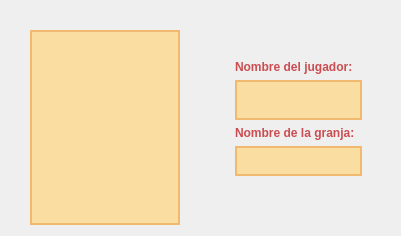
               <widget class="QWidget" name="customizeTopBox" native="true">
                <property name="maximumSize">
                 <size>
                  <width>16777215</width>
                  <height>350</height>
                 </size>
                </property>
                <layout class="QHBoxLayout" name="horizontalLayout_4">
                 <property name="leftMargin">
                  <number>30</number>
                 </property>
                 <property name="topMargin">
                  <number>30</number>
                 </property>
                 <property name="rightMargin">
                  <number>30</number>
                 </property>
                 <item>
                  <widget class="QWidget" name="characterWidget" native="true">
                   <layout class="QGridLayout" name="gridLayout_10">
                    <property name="leftMargin">
                     <number>0</number>
                    </property>
                    <property name="topMargin">
                     <number>0</number>
                    </property>
                    <property name="rightMargin">
                     <number>0</number>
                    </property>
                    <property name="bottomMargin">
                     <number>0</number>
                    </property>
                    <item row="0" column="0">
                     <widget class="CharacterPreview" name="characterPreview" native="true">
                      <property name="sizePolicy">
                       <sizepolicy hsizetype="Preferred" vsizetype="Preferred">
                        <horstretch>0</horstretch>
                        <verstretch>0</verstretch>
                       </sizepolicy>
                      </property>
                      <property name="minimumSize">
                       <size>
                        <width>150</width>
                        <height>150</height>
                       </size>
                      </property>
                      <property name="maximumSize">
                       <size>
                        <width>300</width>
                        <height>300</height>
                       </size>
                      </property>
                      <property name="styleSheet">
                       <string notr="true">background-color: #FADDA1;
color: #CB4D51;
border: 2px solid #F1B86F;</string>
                      </property>
                     </widget>
                    </item>
                   </layout>
                  </widget>
                 </item>
                 <item>
                  <spacer name="horizontalSpacer">
                   <property name="orientation">
                    <enum>Qt::Horizontal</enum>
                   </property>
                   <property name="sizeType">
                    <enum>QSizePolicy::Preferred</enum>
                   </property>
                   <property name="sizeHint" stdset="0">
                    <size>
                     <width>40</width>
                     <height>20</height>
                    </size>
                   </property>
                  </spacer>
                 </item>
                 <item>
                  <widget class="QWidget" name="namesWidget" native="true">
                   <property name="maximumSize">
                    <size>
                     <width>16777215</width>
                     <height>300</height>
                    </size>
                   </property>
                   <layout class="QVBoxLayout" name="verticalLayout_5">
                    <property name="topMargin">
                     <number>30</number>
                    </property>
                    <item>
                     <widget class="QLabel" name="playerNameLabel">
                      <property name="styleSheet">
                       <string notr="true">#playerNameLabel {
	color: #CB4D51;
}</string>
                      </property>
                      <property name="text">
                       <string>&lt;html&gt;&lt;head/&gt;&lt;body&gt;&lt;p&gt;&lt;span style=&quot; font-weight:700;&quot;&gt;Nombre del jugador:&lt;/span&gt;&lt;/p&gt;&lt;/body&gt;&lt;/html&gt;</string>
                      </property>
                     </widget>
                    </item>
                    <item>
                     <widget class="QWidget" name="playerNameWidget" native="true">
                      <property name="minimumSize">
                       <size>
                        <width>0</width>
                        <height>40</height>
                       </size>
                      </property>
                      <property name="maximumSize">
                       <size>
                        <width>400</width>
                        <height>40</height>
                       </size>
                      </property>
                      <property name="font">
                       <font>
                        <pointsize>9</pointsize>
                       </font>
                      </property>
                      <property name="styleSheet">
                       <string notr="true">#playerNameWidget {
	background-color: #FADDA1;
	border: 2px solid #F1B86F;
}</string>
                      </property>
                      <layout class="QGridLayout" name="gridLayout_13">
                       <item row="0" column="0">
                        <widget class="QLabel" name="usernameLabel">
                         <property name="font">
                          <font>
                           <family>DejaVu Sans Mono</family>
                           <pointsize>11</pointsize>
                           <bold>true</bold>
                          </font>
                         </property>
                         <property name="styleSheet">
                          <string notr="true">color: #CB4D51;</string>
                         </property>
                         <property name="text">
                          <string/>
                         </property>
                         <property name="alignment">
                          <set>Qt::AlignCenter</set>
                         </property>
                        </widget>
                       </item>
                      </layout>
                     </widget>
                    </item>
                    <item>
                     <widget class="QLabel" name="farmNameLabel">
                      <property name="styleSheet">
                       <string notr="true">#farmNameLabel {
	color: #CB4D51;
}</string>
                      </property>
                      <property name="text">
                       <string>&lt;html&gt;&lt;head/&gt;&lt;body&gt;&lt;p&gt;&lt;span style=&quot; font-weight:700;&quot;&gt;Nombre de la granja:&lt;/span&gt;&lt;/p&gt;&lt;/body&gt;&lt;/html&gt;</string>
                      </property>
                     </widget>
                    </item>
                    <item>
                     <widget class="QLineEdit" name="farmNameEdit">
                      <property name="sizePolicy">
                       <sizepolicy hsizetype="Preferred" vsizetype="Fixed">
                        <horstretch>0</horstretch>
                        <verstretch>0</verstretch>
                       </sizepolicy>
                      </property>
                      <property name="minimumSize">
                       <size>
                        <width>0</width>
                        <height>30</height>
                       </size>
                      </property>
                      <property name="maximumSize">
                       <size>
                        <width>400</width>
                        <height>30</height>
                       </size>
                      </property>
                      <property name="font">
                       <font>
                        <family>Ubuntu Mono</family>
                        <pointsize>10</pointsize>
                       </font>
                      </property>
                      <property name="styleSheet">
                       <string notr="true">#farmNameEdit {
	background-color: #FADDA1;
	color: #CB4D51;
	border: 2px solid #F1B86F;
}</string>
                      </property>
                      <property name="maxLength">
                       <number>30</number>
                      </property>
                     </widget>
                    </item>
                    <item>
                     <spacer name="verticalSpacer_2">
                      <property name="orientation">
                       <enum>Qt::Vertical</enum>
                      </property>
                      <property name="sizeType">
                       <enum>QSizePolicy::Expanding</enum>
                      </property>
                      <property name="sizeHint" stdset="0">
                       <size>
                        <width>20</width>
                        <height>40</height>
                       </size>
                      </property>
                     </spacer>
                    </item>
                   </layout>
                  </widget>
                 </item>
                </layout>
               </widget>
